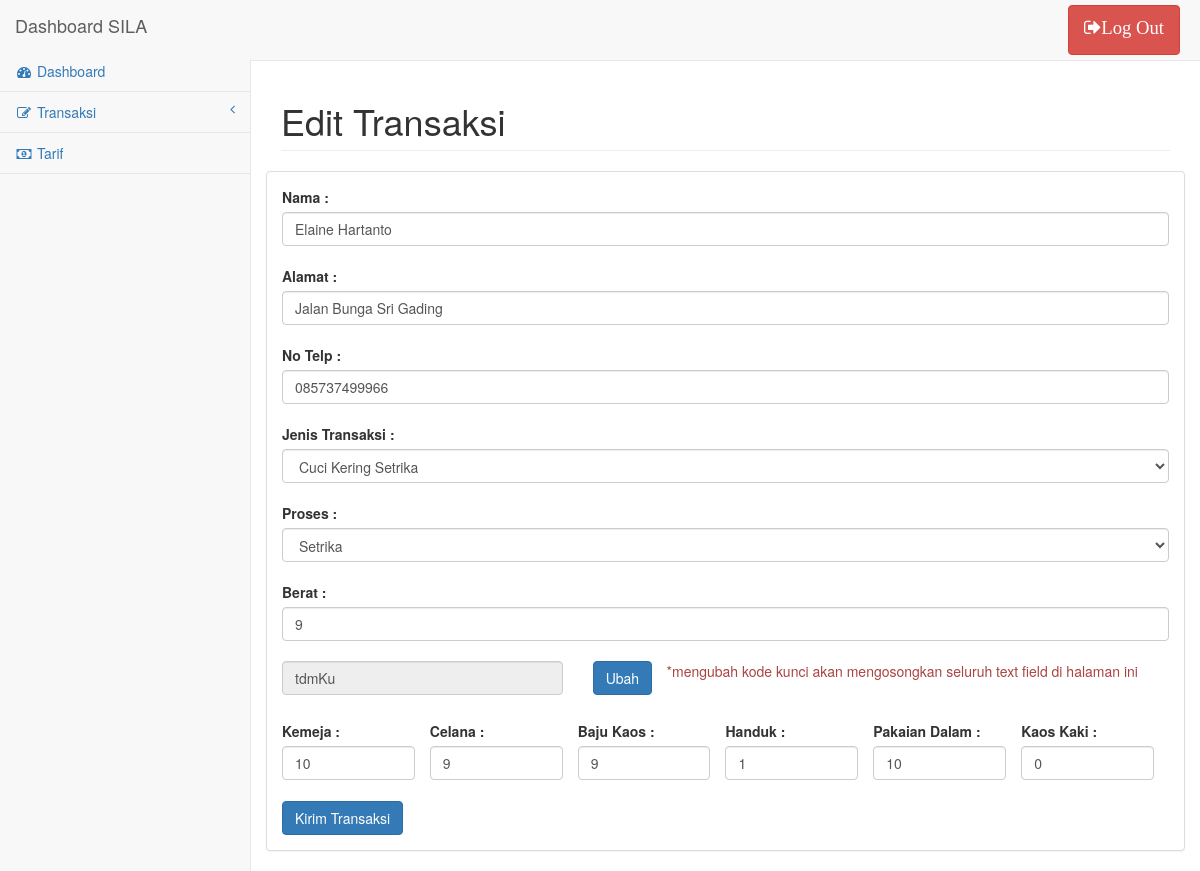
The page /admin/update/1 on the database its author committed.
### tables this page shows
CREATE TABLE IF NOT EXISTS `transaksi` (
  `IdTransaksi` int(11) NOT NULL,
  `JenisTransaksi` int(11) NOT NULL,
  `Pelanggan` int(11) NOT NULL,
  `Admin` int(11) NOT NULL,
  `Berat` int(11) NOT NULL,
  `StatusPesanan` int(11) NOT NULL DEFAULT '1'
);

CREATE TABLE IF NOT EXISTS `pelanggan` (
  `NoPelanggan` int(11) NOT NULL,
  `Nama` varchar(45) NOT NULL,
  `Alamat` varchar(45) NOT NULL,
  `NoTelp` varchar(45) NOT NULL
);

CREATE TABLE IF NOT EXISTS `kodekunci` (
  `IdKodeKunci` varchar(10) NOT NULL,
  `IdTransaksi` int(11) NOT NULL
);

CREATE TABLE IF NOT EXISTS `informasi` (
  `No` int(11) NOT NULL,
  `idTransaksi` int(11) NOT NULL,
  `Kemeja` int(11) NOT NULL,
  `Celana` int(11) NOT NULL,
  `BajuKaos` int(11) NOT NULL,
  `Handuk` int(11) NOT NULL,
  `PakaianDalam` int(11) NOT NULL,
  `KaosKaki` int(11) NOT NULL
);

### application/controllers/admin.php (called while the page is built, shortened)
<?php
class admin extends CI_Controller {
	public function __construct()
    {
        $this->load->helper('form');
        $this->load->library('fpdf');
    }
	public function update($idTransaksi){
		$this->load->model('adminModel');
		$query['result'] = $this->adminModel->getDetailTransaksi($idTransaksi);
		$this->load->view('formEditTransaksi',$query);
	}
}
?>

### index.php (called while the page is built, shortened)
<?php
require_once BASEPATH.'core/CodeIgniter.php';

### application/models/adminModel.php (called while the page is built, shortened)
<?php
class adminModel extends CI_Model {
	public function getDetailTransaksi($idTransaksi){
		$this->db->select('*');
		$this->db->from('transaksi');
		$this->db->join('admin','admin.idadmin = transaksi.admin');
		$this->db->join('informasi','informasi.idTransaksi = transaksi.idTransaksi');
		$this->db->join('jenistransaksi','jenistransaksi.idjenis = transaksi.jenistransaksi');
		$this->db->join('kodekunci','kodekunci.idTransaksi = transaksi.idTransaksi');
		$this->db->join('pelanggan','pelanggan.noPelanggan = transaksi.pelanggan');
		$this->db->join('tanggaldatang','tanggaldatang.idTransaksi = transaksi.idTransaksi');
		$this->db->join('proses','proses.NoProses = transaksi.StatusPesanan');
		$this->db->where('transaksi.idTransaksi',$idTransaksi);
		$query = $this->db->get();
		return $query->result();
	}
}
?>

### application/views/formEditTransaksi.php (the view, shortened to what this page needs)
<!DOCTYPE html>
<html lang="en">
<head>
    <link href="<?=base_url();?>assets/css/bootstrap.css" rel="stylesheet" type="text/css">
     <link href="<?=base_url();?>assets/metisMenu/dist/metisMenu.min.css" rel="stylesheet" type="text/css">
    <link href="<?=base_url();?>assets/css/sb-admin-2.css" rel="stylesheet" type="text/css">
    <link href="<?=base_url();?>assets/font-awesome/css/font-awesome.min.css" rel="stylesheet" type="text/css">
</head>
<body>
    <div id="wrapper">
        <nav class="navbar navbar-default navbar-static-top" role="navigation" style="margin-bottom: 0">
            <div class="navbar-header">
                <a class="navbar-brand" href="<?php echo base_url().'admin/dashboard'; ?>">Dashboard SILA </a>
            </div>
            <ul class="nav navbar-top-links navbar-right">
                <li>
                    <div class="">
                        <a onclick="return confirm('Anda yakin ingin keluar dari SILA?');" class="fa fa-sign-out fa-lg btn btn-danger" href="<?php echo base_url().'admin/logOut'; ?>"style="margin:5px;">Log Out</a>
                    </div>
                </li>
            </ul>
            <div class="navbar-default sidebar" role="navigation">
                <div class="sidebar-nav navbar-collapse">
                    <ul class="nav" id="side-menu">
                        <li>
                            <a href="<?php echo base_url().'admin/dashboard'; ?>"><i class="fa fa-dashboard fa-fw"></i> Dashboard</a>
                        </li>
                        <li>
                            <a href="#"><i class="fa fa-edit fa-fw"></i> Transaksi<span class="fa arrow"></span></a>
                        </li>
                        <li>
                            <a href="<?php echo base_url().'admin/tarif'; ?>"><i class="fa fa-money fa-fw"></i> Tarif</a>
                        </li>
                    </ul>
                </div>
            </div>
        </nav>
        <div id="page-wrapper">
            <div class="row">
                <div class="col-lg-12">
                    <h1 class="page-header">Edit Transaksi</h1>
                </div>
            </div>
            <div class="row">
                <div class="panel panel-default">
                    <div class="panel-body">
                        <?php foreach ($result as $key) {
                             ?>
                        <form method="post" action="<?php echo site_url().'transaksi/updatetransaksi?nopelanggan='.$key -> NoPelanggan.'&notransaksi='.$key -> IdTransaksi; ?>" >
                           <label for="name">Nama : </label>
                            <input required type="text" class="form-control custom-text-form" name="nama" value="<?php echo $key -> Nama; ?>" onClick="this.select();"><br>
                            <label for="alamat">Alamat : </label>
                            <input required type="text" class="form-control custom-text-form" name="alamat" value="<?php echo $key -> Alamat; ?>" onClick="this.select();"><br>
                            <label for="noTelp">No Telp : </label>
                            <input required type="text" class="form-control custom-text-form" name="noTelp" value="<?php echo $key -> NoTelp; ?>" onClick="this.select();"><br>
                            <label for="jenisTransaksi">Jenis Transaksi : </label>
                            <select class="form-control custom-text-form" id="optionJasa" name="optionJasa">
                                <option <?php if ($key -> IdJenis == 3) {
                                                            echo 'selected="true"';
                                                    } ?> value="3">Cuci Kering Setrika</option>
                            </select><br>
                            <label for="jenisTransaksi">Proses : </label>
                            <select class="form-control custom-text-form" id="optionJasa" name="proses">
                                <option <?php if ($key -> NoProses == 4) {
                                                            echo 'selected="true"';
                                                    } ?> value="4">Setrika</option>
                            </select><br>
                            <label for="berat">Berat : </label>
                            <input type="number" class="form-control custom-text-form" name="berat" value="<?php echo $key -> Berat; ?>" onClick="this.select();"><br>
                            <div class="col-md-4" style="padding-left:0px;">
                                <input type="text" class="form-control custom-text-form" name="kodeKunci" value="<?php echo $key -> IdKodeKunci; ?>" disabled="disabled" onClick="this.select();">
                            </div>
                            <div class="col-md-1">
                                <a href="<?php echo base_url().'admin/formBuatTransaksi';?>" class="btn btn-primary">Ubah</a>
                            </div>
                            <div class="col-md-7">
                                <p class="text-danger"> *mengubah kode kunci akan mengosongkan seluruh text field di halaman ini</p>
                            </div><br><br><br>
                            <div class="col-md-2" style="padding-left:0px;">
                                <label for="name">Kemeja : </label>
                                <input type="number" class="form-control custom-text-form" value="<?php echo $key -> Kemeja; ?>" name="kemeja" onClick="this.select();">
                            </div>
                            <div class="col-md-2" style="padding-left:0px;">
                                <label for="name">Celana : </label>
                                <input type="number" class="form-control custom-text-form" name="celana" value="<?php echo $key -> Celana; ?>" onClick="this.select();">
                            </div>
                            <div class="col-md-2" style="padding-left:0px;">
                                <label for="name">Baju Kaos : </label>
                                <input type="number" class="form-control custom-text-form" name="bajuKaos" value="<?php echo $key -> BajuKaos; ?>" onClick="this.select();">
                            </div>
                            <div class="col-md-2" style="padding-left:0px;">
                                <label for="name">Handuk : </label>
                                <input type="number" class="form-control custom-text-form" name="handuk" value="<?php echo $key -> Handuk; ?>" onClick="this.select();">
                            </div>
                            <div class="col-md-2" style="padding-left:0px;">
                                <label for="name">Pakaian Dalam : </label>
                                <input type="number" class="form-control custom-text-form" name="pakaianDalam" value="<?php echo $key -> PakaianDalam; ?>" onClick="this.select();">
                            </div>
                            <div class="col-md-2" style="padding-left:0px;">
                                <label for="name">Kaos Kaki : </label>
                                <input type="number" class="form-control custom-text-form" name="kaosKaki" value="<?php echo $key -> KaosKaki; ?>" onClick="this.select();">
                            </div><br><br><br><br>
                            <button onclick="return confirm('Anda yakin ingin mengubah transaksi ini?');" type="submit" class="btn btn-primary">Kirim Transaksi</button>
                            <?php } ?>
                        </form>
                    </div>
                </div>
            </div>
        </div>
    </div>
</body>
</html>

### assets/css/sb-admin-2.css (style rules this page uses)
body { background-color: #f8f8f8; }
#wrapper { width: 100%; }
#page-wrapper { padding: 0 15px; min-height: 568px; background-color: #fff; }
@media (min-width:768px) { #page-wrapper { position: inherit; margin: 0 0 0 250px; padding: 0 30px; border-left: 1px solid #e7e7e7; } }
.navbar-top-links { margin-right: 0; }
.navbar-top-links li { display: inline-block; }
.navbar-top-links li:last-child { margin-right: 15px; }
.navbar-top-links li a { padding: 15px; min-height: 50px; }
.sidebar .sidebar-nav.navbar-collapse { padding-right: 0; padding-left: 0; }
.sidebar ul li { border-bottom: 1px solid #e7e7e7; }
.sidebar .arrow { float: right; }
.sidebar .fa.arrow:before { content: "\f104"; }
@media (min-width:768px) { .sidebar { z-index: 1; position: absolute; width: 250px; margin-top: 51px; } }

### rows shown on the page
transaksi: nama "Elaine Hartanto", alamat "Jalan Bunga Sri Gading", noTelp "085737499966", berat "9", kodeKunci "tdmKu", kemeja "10", celana "9", bajuKaos "9", handuk "1", pakaianDalam "10", kaosKaki "0"
